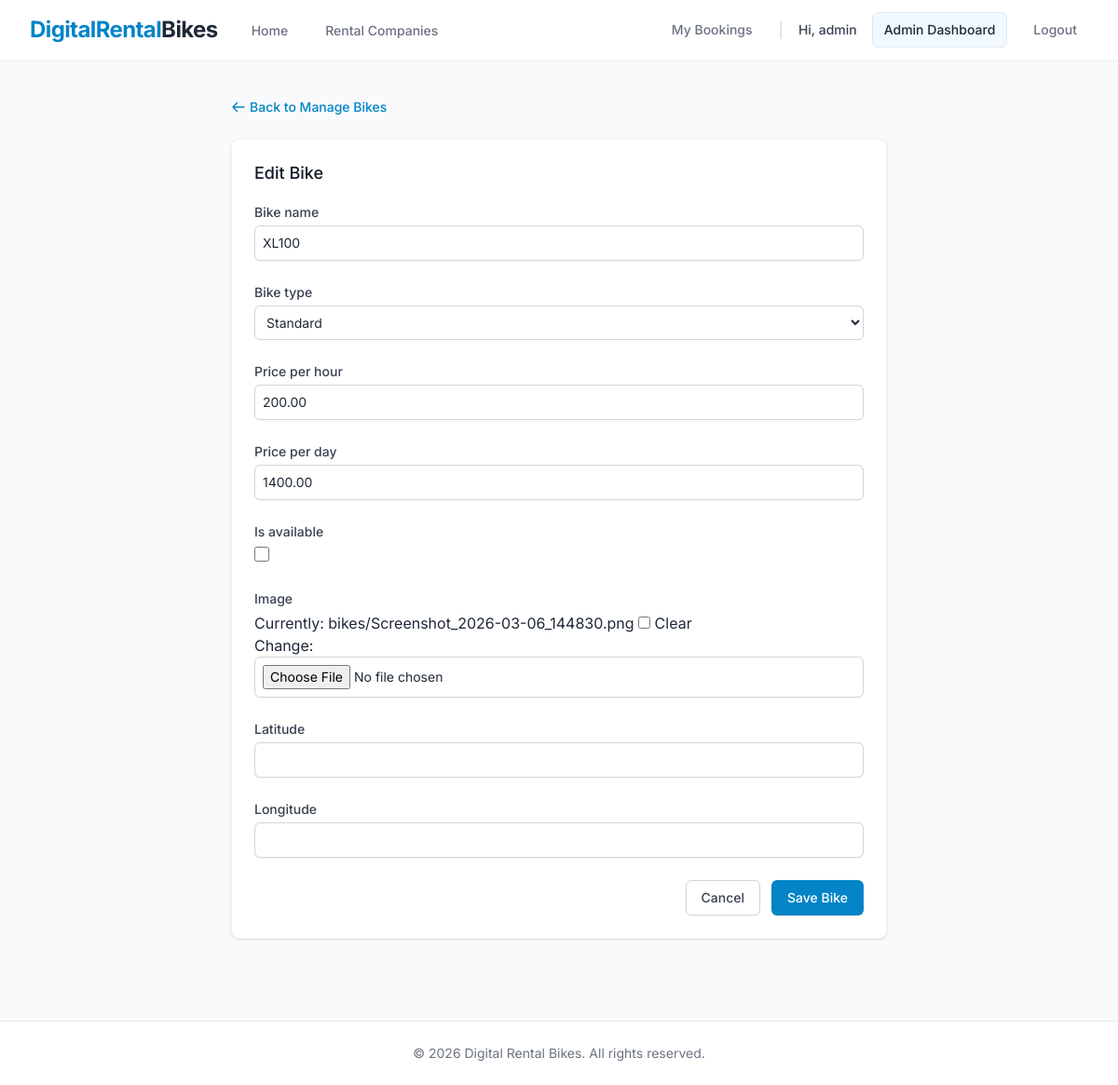
/vendor-dashboard/edit-bike/2/ (signed in), run on an earlier commit of the app's database.
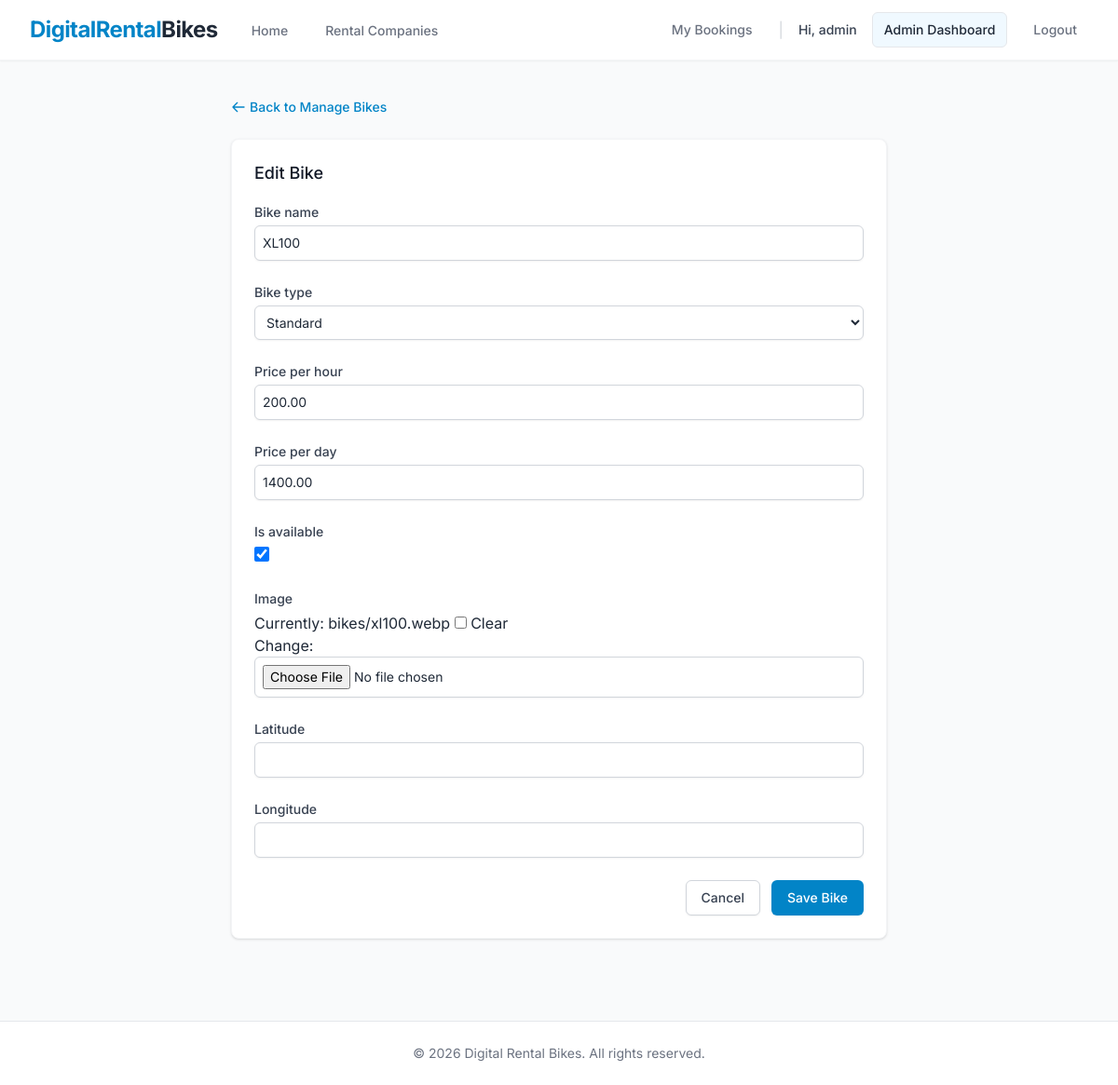
And on a later commit of the database.
### core/models.py (models this page shows, shortened)
class Bike(models.Model):
    class BikeType(models.TextChoices):
        SCOOTER = 'Scooter', 'Scooter'
        SPORTS = 'Sports', 'Sports'
        ELECTRIC = 'Electric', 'Electric'
        CRUISER = 'Cruiser', 'Cruiser'
        DIRT = 'Dirt Bike', 'Dirt Bike'
        STANDARD = 'Standard', 'Standard'
    company = models.ForeignKey(Company, on_delete=models.CASCADE, related_name='bikes')
    bike_name = models.CharField(max_length=255)
    bike_type = models.CharField(max_length=50, choices=BikeType.choices)
    price_per_hour = models.DecimalField(max_digits=10, decimal_places=2)
    price_per_day = models.DecimalField(max_digits=10, decimal_places=2)
    is_available = models.BooleanField(default=True)
    image = models.ImageField(upload_to='bikes/', blank=True, null=True)
    latitude = models.DecimalField(max_digits=9, decimal_places=6, null=True, blank=True)
    longitude = models.DecimalField(max_digits=9, decimal_places=6, null=True, blank=True)
    created_at = models.DateTimeField(auto_now_add=True)

### core/views.py (the view)
# urls.py: path('vendor-dashboard/edit-bike/<int:bike_id>/', views.vendor_edit_bike, name='vendor_edit_bike'),
@login_required(login_url='login')
def vendor_edit_bike(request, bike_id):
    if not (request.user.is_staff or request.user.is_superuser):
        if not hasattr(request.user, 'profile') or request.user.profile.role != 'VENDOR':
            return redirect('home')
    try:
        company = request.user.vendor_company
        bike = get_object_or_404(Bike, id=bike_id, company=company)
    except:
        bike = get_object_or_404(Bike, id=bike_id) # Admin can edit any bike
        company = bike.company
    if request.method == 'POST':
        form = VendorBikeForm(request.POST, request.FILES, instance=bike)
        if form.is_valid():
            form.save()
            messages.success(request, 'Bike updated successfully!')
            return redirect('vendor_manage_bikes')
    else:
        form = VendorBikeForm(instance=bike)
    return render(request, 'core/vendor_edit_bike.html', {'form': form, 'title': 'Edit Bike', 'bike': bike})

### core/templates/core/vendor_edit_bike.html (shortened to what this page needs)
{% extends 'base.html' %}
{% block content %}
<div class="max-w-3xl mx-auto px-4 sm:px-6 lg:px-8 py-10">
    <div class="mb-6 flex items-center">
        <a href="{% url 'vendor_manage_bikes' %}" class="text-brand-600 hover:text-brand-800 text-sm font-medium flex items-center">
            <svg class="mr-1 h-4 w-4" fill="none" viewBox="0 0 24 24" stroke="currentColor">
                <path stroke-linecap="round" stroke-linejoin="round" stroke-width="2" d="M10 19l-7-7m0 0l7-7m-7 7h18" />
            </svg>
            Back to Manage Bikes
        </a>
    </div>
    <div class="bg-white shadow sm:rounded-lg border border-gray-100">
        <div class="px-4 py-5 sm:p-6">
            <h3 class="text-lg leading-6 font-medium text-gray-900 mb-5">{{ title }}</h3>
            <form action="" method="POST" enctype="multipart/form-data">
                <div class="grid grid-cols-1 gap-y-6 gap-x-4 sm:grid-cols-6">
                    {% for field in form %}
                    <div class="sm:col-span-6 {% if field.name == 'price_per_hour' or field.name == 'price_per_day' or field.name == 'latitude' or field.name == 'longitude' %}sm:col-span-3{% endif %}">
                        <label for="{{ field.id_for_label }}" class="block text-sm font-medium text-gray-700">{{ field.label }}</label>
                        <div class="mt-1">
                            {{ field }}
                        </div>
                    </div>
                    {% endfor %}
                </div>
                <div class="mt-6 flex justify-end space-x-3">
                    <a href="{% url 'vendor_manage_bikes' %}" class="bg-white py-2 px-4 border border-gray-300 rounded-md shadow-sm text-sm font-medium text-gray-700 hover:bg-gray-50 focus:outline-none focus:ring-2 focus:ring-offset-2 focus:ring-brand-500">
                        Cancel
                    </a>
                    <button type="submit" class="inline-flex justify-center py-2 px-4 border border-transparent shadow-sm text-sm font-medium rounded-md text-white bg-brand-600 hover:bg-brand-700 focus:outline-none focus:ring-2 focus:ring-offset-2 focus:ring-brand-500">
                        Save Bike
                    </button>
                </div>
            </form>
        </div>
    </div>
</div>
{% endblock %}

What changed in the data, as far as the page shows it:
changed Bike "XL100": is_available "☐" → "☑"
Also different on the page:
text no longer shown: "Currently: bikes/Screenshot_2026-03-06_144830.png Clear Change:"
text now shown: "Currently: bikes/xl100.webp Clear Change:"
